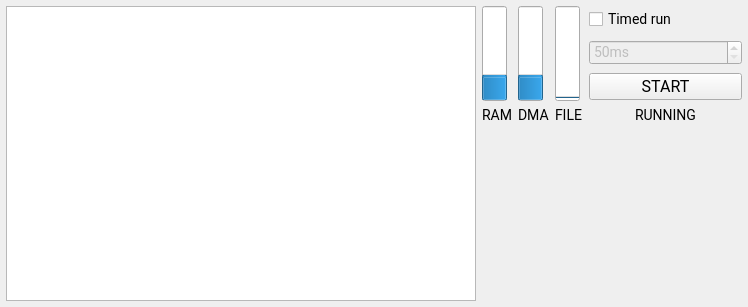
<?xml version="1.0" encoding="UTF-8"?>
<ui version="4.0">
 <class>PrimaryControls</class>
 <widget class="QWidget" name="PrimaryControls">
  <property name="geometry">
   <rect>
    <x>0</x>
    <y>0</y>
    <width>748</width>
    <height>307</height>
   </rect>
  </property>
  <property name="font">
   <font>
    <family>Roboto</family>
    <pointsize>-1</pointsize>
   </font>
  </property>
  <property name="windowTitle">
   <string>Form</string>
  </property>
  <property name="styleSheet">
   <string notr="true">font-family: Roboto; font-size: 14px;</string>
  </property>
  <layout class="QGridLayout" name="gridLayout_3">
   <property name="leftMargin">
    <number>6</number>
   </property>
   <property name="topMargin">
    <number>6</number>
   </property>
   <property name="rightMargin">
    <number>6</number>
   </property>
   <property name="bottomMargin">
    <number>6</number>
   </property>
   <item row="1" column="6" rowspan="3">
    <widget class="QProgressBar" name="dmaUsage">
     <property name="value">
      <number>24</number>
     </property>
     <property name="orientation">
      <enum>Qt::Vertical</enum>
     </property>
     <property name="textDirection">
      <enum>QProgressBar::TopToBottom</enum>
     </property>
    </widget>
   </item>
   <item row="1" column="9">
    <widget class="QCheckBox" name="timedRunCheckbox">
     <property name="text">
      <string>Timed run</string>
     </property>
    </widget>
   </item>
   <item row="4" column="6">
    <widget class="QLabel" name="label_14">
     <property name="text">
      <string>DMA</string>
     </property>
     <property name="alignment">
      <set>Qt::AlignLeading|Qt::AlignLeft|Qt::AlignTop</set>
     </property>
    </widget>
   </item>
   <item row="1" column="2" rowspan="4" colspan="3">
    <widget class="QTextBrowser" name="notificationsTextArea">
     <property name="sizePolicy">
      <sizepolicy hsizetype="Expanding" vsizetype="Expanding">
       <horstretch>0</horstretch>
       <verstretch>1</verstretch>
      </sizepolicy>
     </property>
     <property name="font">
      <font>
       <family>Roboto</family>
       <pointsize>-1</pointsize>
      </font>
     </property>
    </widget>
   </item>
   <item row="1" column="8" rowspan="3">
    <widget class="QProgressBar" name="FileFillStatus">
     <property name="maximum">
      <number>100</number>
     </property>
     <property name="value">
      <number>0</number>
     </property>
     <property name="orientation">
      <enum>Qt::Vertical</enum>
     </property>
    </widget>
   </item>
   <item row="4" column="9">
    <widget class="QLabel" name="streamStatusLabel">
     <property name="font">
      <font>
       <family>Roboto</family>
       <pointsize>-1</pointsize>
      </font>
     </property>
     <property name="text">
      <string>RUNNING</string>
     </property>
     <property name="alignment">
      <set>Qt::AlignHCenter|Qt::AlignTop</set>
     </property>
    </widget>
   </item>
   <item row="2" column="9">
    <widget class="QSpinBox" name="timedRunValue">
     <property name="enabled">
      <bool>false</bool>
     </property>
     <property name="suffix">
      <string>ms</string>
     </property>
     <property name="minimum">
      <number>50</number>
     </property>
     <property name="maximum">
      <number>2147483647</number>
     </property>
     <property name="singleStep">
      <number>500</number>
     </property>
    </widget>
   </item>
   <item row="3" column="9">
    <widget class="QPushButton" name="streamStartStopButton">
     <property name="font">
      <font>
       <family>Roboto</family>
       <pointsize>-1</pointsize>
      </font>
     </property>
     <property name="styleSheet">
      <string notr="true">font-family: Roboto; font-size: 16px;</string>
     </property>
     <property name="text">
      <string>START</string>
     </property>
    </widget>
   </item>
   <item row="4" column="5">
    <widget class="QLabel" name="label_13">
     <property name="text">
      <string>RAM</string>
     </property>
     <property name="alignment">
      <set>Qt::AlignLeading|Qt::AlignLeft|Qt::AlignTop</set>
     </property>
    </widget>
   </item>
   <item row="4" column="8">
    <widget class="QLabel" name="label_15">
     <property name="text">
      <string>FILE</string>
     </property>
     <property name="alignment">
      <set>Qt::AlignLeading|Qt::AlignLeft|Qt::AlignTop</set>
     </property>
    </widget>
   </item>
   <item row="1" column="5" rowspan="3">
    <widget class="QProgressBar" name="RAMFillStatus">
     <property name="maximum">
      <number>100</number>
     </property>
     <property name="value">
      <number>24</number>
     </property>
     <property name="orientation">
      <enum>Qt::Vertical</enum>
     </property>
    </widget>
   </item>
  </layout>
 </widget>
 <resources/>
 <connections/>
</ui>
